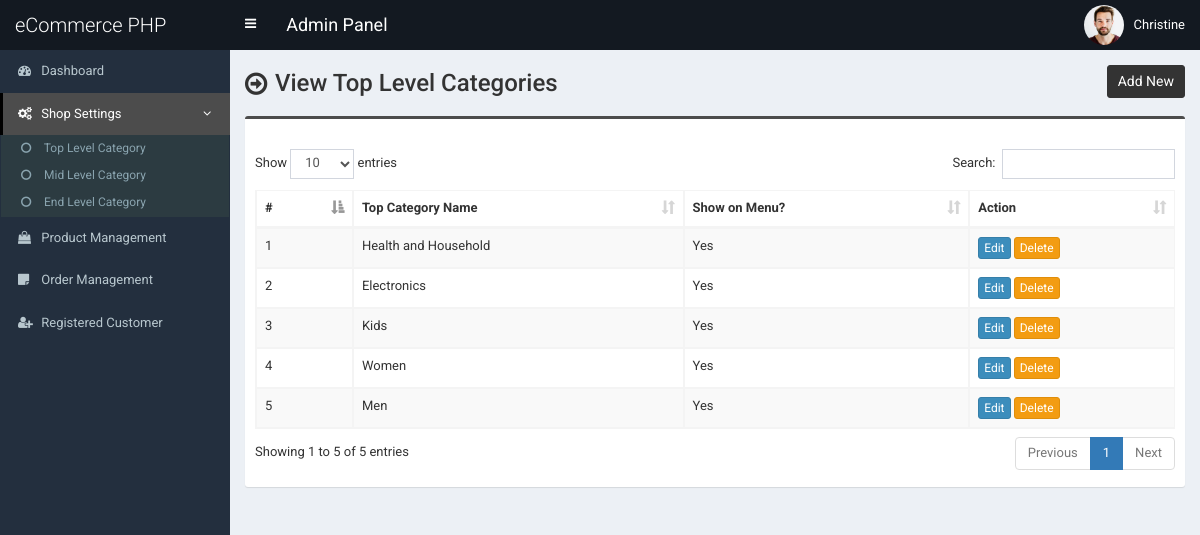
/admin/top-category.php (signed in), run on an earlier commit of the app's database.
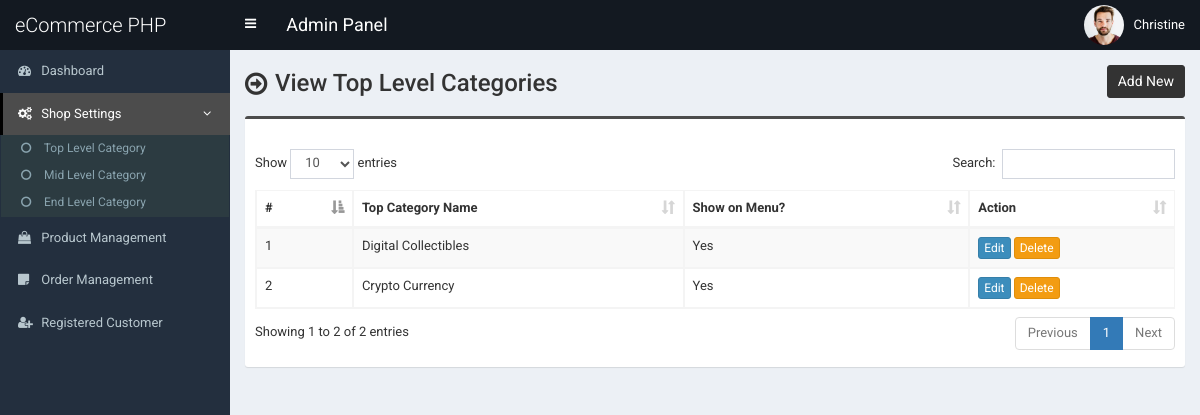
And on a later commit of the database.
### tables this page shows
CREATE TABLE `tbl_top_category` (
  `tcat_id` int(11) NOT NULL,
  `tcat_name` varchar(255) NOT NULL,
  `show_on_menu` int(1) NOT NULL
);

### admin/top-category.php (the view, shortened to what this page needs)
<?php require_once('header.php'); ?>
<section class="content-header">
    <div class="content-header-left">
        <h1>View Top Level Categories</h1>
    </div>
    <div class="content-header-right">
        <a href="top-category-add.php" class="btn btn-primary btn-sm">Add New</a>
    </div>
</section>
<section class="content">
    <div class="row">
        <div class="col-md-12">
            <div class="box box-info">
                <div class="box-body table-responsive">
                    <table id="example1" class="table table-bordered table-hover table-striped">
                        <thead>
                            <tr>
                                <th>#</th>
                                <th>Top Category Name</th>
                                <th>Show on Menu?</th>
                                <th>Action</th>
                            </tr>
                        </thead>
                        <tbody>
                            <?php
                            $i = 0;
                            $statement = $pdo->prepare("SELECT * FROM tbl_top_category ORDER BY tcat_id DESC");
                            $statement->execute();
                            $result = $statement->fetchAll(PDO::FETCH_ASSOC);
                            foreach ($result as $row) {
                                $i++;
                            ?>
                                <tr>
                                    <td><?php echo $i; ?></td>
                                    <td><?php echo $row['tcat_name']; ?></td>
                                    <td>
                                        <?php
                                        if ($row['show_on_menu'] == 1) {
                                            echo 'Yes';
                                        } else {
                                            echo 'No';
                                        }
                                        ?>
                                    </td>
                                    <td>
                                        <a href="top-category-edit.php?id=<?php echo $row['tcat_id']; ?>" class="btn btn-primary btn-xs">Edit</a>
                                        <a href="#" class="btn btn-warning btn-xs" data-href="top-category-delete.php?id=<?php echo $row['tcat_id']; ?>" data-toggle="modal" data-target="#confirm-delete">Delete</a>
                                    </td>
                                </tr>
                            <?php
                            }
                            ?>
                        </tbody>
                    </table>
                </div>
            </div>
</section>
<?php require_once('footer.php'); ?>

What changed in the data, as far as the page shows it:
removed tbl_top_category: tcat_name "Kids", show_on_menu "Yes"
removed tbl_top_category: tcat_name "Women", show_on_menu "Yes"
removed tbl_top_category: tcat_name "Men", show_on_menu "Yes"
changed tbl_top_category: tcat_name "Health and Household" → "Digital Collectibles"
changed tbl_top_category: tcat_name "Electronics" → "Crypto Currency"
Also different on the page:
text written by a page script: "Show entries Search: Showing 1 to 5 of 5 entries Previous 1 Next" → "Show entries Search: Showing 1 to 2 of 2 entries Previous 1 Next"
